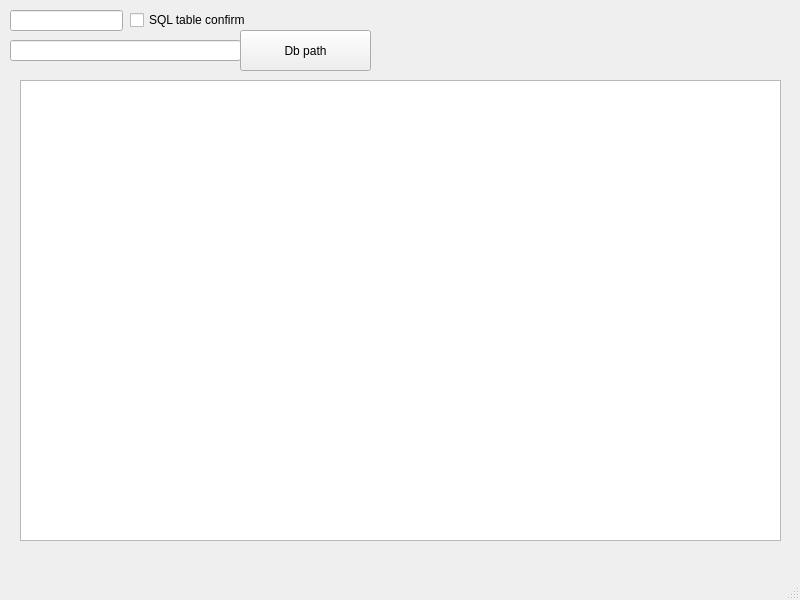
<?xml version="1.0" encoding="UTF-8"?>
<ui version="4.0">
 <class>MainWindow</class>
 <widget class="QMainWindow" name="MainWindow">
  <property name="geometry">
   <rect>
    <x>0</x>
    <y>0</y>
    <width>800</width>
    <height>600</height>
   </rect>
  </property>
  <property name="windowTitle">
   <string>MainWindow</string>
  </property>
  <widget class="QWidget" name="centralwidget">
   <widget class="QTableWidget" name="tableWidget">
    <property name="geometry">
     <rect>
      <x>20</x>
      <y>80</y>
      <width>761</width>
      <height>461</height>
     </rect>
    </property>
   </widget>
   <widget class="QCheckBox" name="checkBox">
    <property name="geometry">
     <rect>
      <x>130</x>
      <y>10</y>
      <width>131</width>
      <height>20</height>
     </rect>
    </property>
    <property name="text">
     <string>SQL table confirm</string>
    </property>
   </widget>
   <widget class="QLineEdit" name="lineEdit">
    <property name="geometry">
     <rect>
      <x>10</x>
      <y>10</y>
      <width>113</width>
      <height>21</height>
     </rect>
    </property>
   </widget>
   <widget class="QLineEdit" name="lineEdit_2">
    <property name="geometry">
     <rect>
      <x>10</x>
      <y>40</y>
      <width>231</width>
      <height>21</height>
     </rect>
    </property>
   </widget>
   <widget class="QPushButton" name="pushButton">
    <property name="geometry">
     <rect>
      <x>240</x>
      <y>30</y>
      <width>131</width>
      <height>41</height>
     </rect>
    </property>
    <property name="text">
     <string>Db path</string>
    </property>
   </widget>
  </widget>
  <widget class="QMenuBar" name="menubar">
   <property name="geometry">
    <rect>
     <x>0</x>
     <y>0</y>
     <width>800</width>
     <height>22</height>
    </rect>
   </property>
  </widget>
  <widget class="QStatusBar" name="statusbar"/>
 </widget>
 <resources/>
 <connections/>
</ui>
